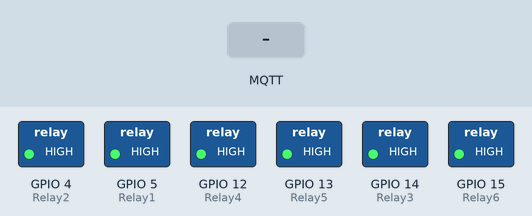
This sketch was run on a simulated ESP8266 (NodeMCU). Shown: switched loads named in the sketch (green lamp = pin HIGH). Inputs (shaded band) come from the test bench. WiFi joins after 1.5 s; servers stay silent unless stated; no MQTT or app messages arrive unless stated; what the sketch prints to the serial monitor is not drawn.

Above: at 2.8 s.
2.9 s: MQTT message "1" arrives on the first subscribed topic
At 3.6 s:
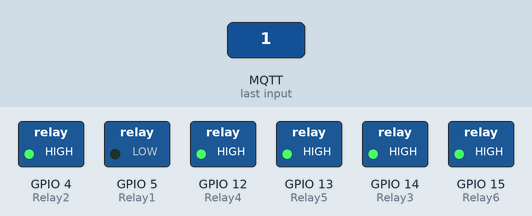
4.4 s: MQTT message "1" arrives on the second subscribed topic
At 4.8 s:
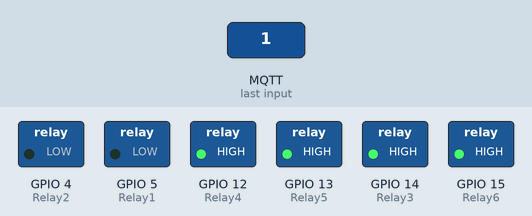
5.9 s: MQTT message "0" arrives on the first subscribed topic
At 7.1 s:
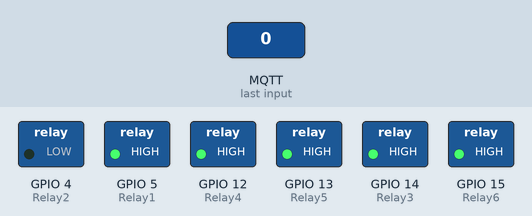
7.4 s: MQTT message "1" arrives on the third subscribed topic
At 8.3 s:
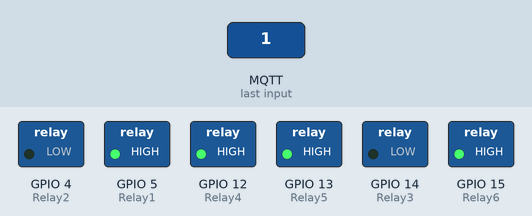
8.9 s: MQTT message "0" arrives on the second subscribed topic
At 9.4 s:
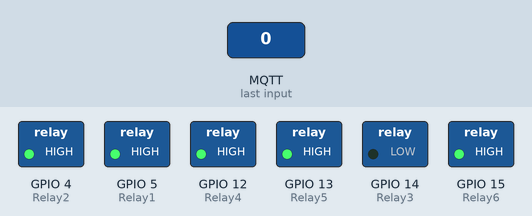
10.4 s: MQTT message "0" arrives on the third subscribed topic
At 11.8 s:
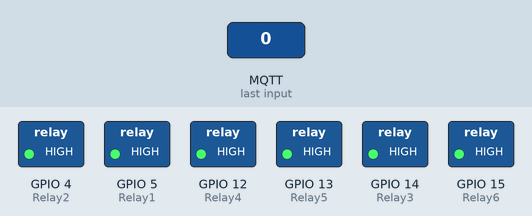
Timing chart, 0 to 12.9 s (numbered marks = the images above; inputs shaded):
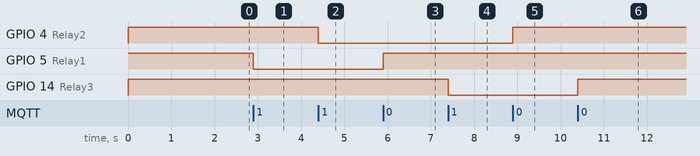

Measured:
- after the input at 2.9 s, GPIO 5 (Relay1): HIGH → LOW at once
- after the input at 4.4 s, GPIO 4 (Relay2): HIGH → LOW at once
- after the input at 5.9 s, GPIO 5 (Relay1): LOW → HIGH at once
- after the input at 7.4 s, GPIO 14 (Relay3): HIGH → LOW at once
- after the input at 8.9 s, GPIO 4 (Relay2): LOW → HIGH at once
- after the input at 10.4 s, GPIO 14 (Relay3): LOW → HIGH at once

The sketch:

esp82866.ino
```cpp
#include <Arduino.h>
#include <ESP8266WiFi.h>
#include <PubSubClient.h>
 #include <string.h>

const char* ssid="Wancom 2nd Floor";
const char* pass="M!cr0s0fT";
const char* brokerUser = "bahrozjaved6@gmail.com";
const char* brokerPass = "4bcd5aa6";
const char* broker = "mqtt.dioty.co";
const char* Topic1 ="/bahrozjaved6@gmail.com/relay1";
const char* Topic2 ="/bahrozjaved6@gmail.com/relay2";
const char* Topic3 ="/bahrozjaved6@gmail.com/relay3";
const char* Topic4 ="/bahrozjaved6@gmail.com/relay4";
const char* Topic5 ="/bahrozjaved6@gmail.com/relay5";
const char* Topic6 ="/bahrozjaved6@gmail.com/relay6";

#define Relay1 5 //D1
#define Relay2 4 //D2
#define Relay3 14 //D5
#define Relay4 12 //D6
#define Relay5 13 //D7
#define Relay6 15 //D8

WiFiClient espClient;
PubSubClient client(espClient);

void setupWifi(){
  delay(100);
  Serial.print("\nConnecting to");
  Serial.println(ssid);

  WiFi.begin(ssid, pass);

  while(WiFi.status() != WL_CONNECTED) {
    delay(100);
    Serial.print("-");
  }

  Serial.print("\nConnected to ");
  Serial.println(ssid);
}

void reconnect(){
  while(!client.connected()){
    Serial.print("\nConncting to ");
    Serial.println(broker);
    if(client.connect("esp82866", brokerUser, brokerPass)){
      Serial.print("\nConnected to ");
      Serial.println(broker);
      client.subscribe(Topic1);
      client.subscribe(Topic2);
      client.subscribe(Topic3);
      client.subscribe(Topic4);
      client.subscribe(Topic5);
      client.subscribe(Topic6);
    } else {
      Serial.println("\n Trying to reconnect");
      delay(5000);
    }
  }
}

 void callback(char* topic, byte* payload, unsigned int length) {

  if(strcmp(topic, Topic1) == 0)
   {
        //turn the light on if the payload is '1' and publish to the MQTT server a confirmation message
        if (payload[0] == '1')
        {
          digitalWrite(Relay1,LOW);
      Serial.println("light 1 ON");

            }

        //turn the light off if the payload is '0' and publish to the MQTT server a confirmation message
        else if (payload[0] == '0')
        {
   digitalWrite(Relay1,HIGH);
      Serial.println("light 1 Off");

        }
   }
   else if((strcmp(topic, Topic2) == 0))
   {
        //turn the light on if the payload is '1' and publish to the MQTT server a confirmation message
        if (payload[0] == '1')
        {
          digitalWrite(Relay2,LOW);
      Serial.println("light 2 ON");

        }

        //turn the light off if the payload is '0' and publish to the MQTT server a confirmation message
        else if (payload[0] == '0')
        {
            digitalWrite(Relay2,HIGH);
      Serial.println("light 2 Off");

        }
   }
   else if((strcmp(topic, Topic3) == 0))
   {
        //turn the light on if the payload is '1' and publish to the MQTT server a confirmation message
        if (payload[0] == '1')
        {
          digitalWrite(Relay3,LOW);
      Serial.println("light 3 ON");

        }

        //turn the light off if the payload is '0' and publish to the MQTT server a confirmation message
        else if (payload[0] == '0')
        {
            digitalWrite(Relay3,HIGH);
      Serial.println("light 3 Off");

        }
   }
   else if((strcmp(topic, Topic4) == 0))
   {
        //turn the light on if the payload is '1' and publish to the MQTT server a confirmation message
        if (payload[0] == '1')
        {
          digitalWrite(Relay4,LOW);
      Serial.println("light 4 ON");

        }

        //turn the light off if the payload is '0' and publish to the MQTT server a confirmation message
        else if (payload[0] == '0')
        {
            digitalWrite(Relay4,HIGH);
      Serial.println("light 4 Off");

        }
   }
   else if((strcmp(topic, Topic5) == 0))
   {
        //turn the light on if the payload is '1' and publish to the MQTT server a confirmation message
        if (payload[0] == '1')
        {
          digitalWrite(Relay5,LOW);
      Serial.println("light 5 ON");

        }

        //turn the light off if the payload is '0' and publish to the MQTT server a confirmation message
        else if (payload[0] == '0')
        {
            digitalWrite(Relay5,HIGH);
      Serial.println("light 5 Off");

        }
   }
 else if((strcmp(topic, Topic6) == 0))
   {
        //turn the light on if the payload is '1' and publish to the MQTT server a confirmation message
        if (payload[0] == '1')
        {
          digitalWrite(Relay6,LOW);
      Serial.println("light 6 ON");

        }

        //turn the light off if the payload is '0' and publish to the MQTT server a confirmation message
        else if (payload[0] == '0')
        {
            digitalWrite(Relay6,HIGH);
      Serial.println("light 6 Off");

        }
   }

}


void setup() {
    // put your setup code here, to run once:
    Serial.begin(115200);
  pinMode(Relay1,OUTPUT);
  pinMode(Relay2,OUTPUT);
  pinMode(Relay3,OUTPUT);
  pinMode(Relay4,OUTPUT);
  pinMode(Relay5,OUTPUT);
  pinMode(Relay6,OUTPUT);

  digitalWrite(Relay1,HIGH);
  digitalWrite(Relay2,HIGH);
  digitalWrite(Relay3,HIGH);
  digitalWrite(Relay4,HIGH);
  digitalWrite(Relay5,HIGH);
  digitalWrite(Relay6,HIGH);

    setupWifi();
    client.setServer(broker, 1883);
    client.setCallback(callback);
}

void loop() {
    // put your main code here, to run repeatedly:
    if (!client.connected()){
      reconnect();
    }
  client.loop();


}
```
